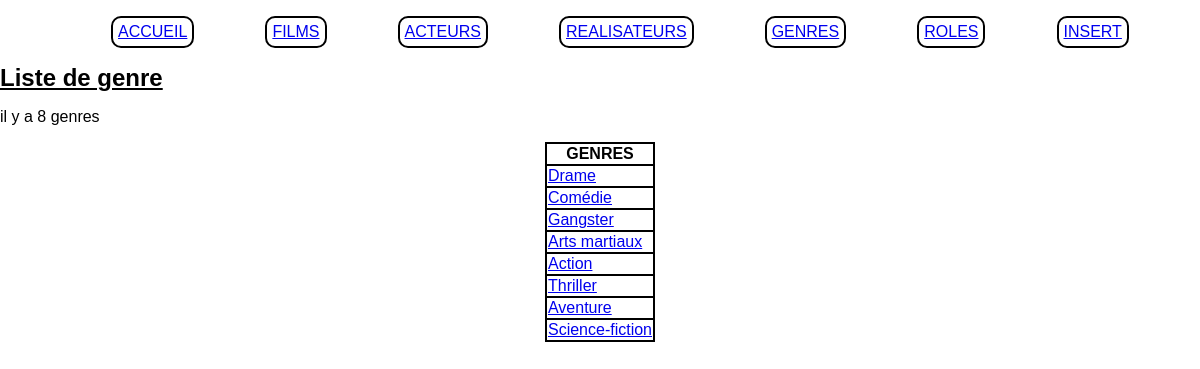
The page /index.php?action=listGenre on the database its author committed.
### tables this page shows
CREATE TABLE IF NOT EXISTS `genre` (
  `id_genre` int(11) NOT NULL AUTO_INCREMENT,
  `nom_genre` varchar(50) NOT NULL,
  PRIMARY KEY (`id_genre`)
);

### controller/CinemaController.php (called while the page is built, shortened)
<?php
class CinemaController {
    public function listGenre() {
        $pdo = Connect::seConnecter();
        $requete = $pdo->query("
        SELECT id_genre, nom_genre
        FROM genre "
        );
        require "view/listGenre.php";
    }
}

### view/listGenre.php (the view, shortened to what this page needs)
<p>il y a <?= $requete->rowCount() ?> genres</p>
<table>
    <thead>
        <tr>
            <th>GENRES</th>
        </tr>
    </thead>
    <tbody>
        <?php
            foreach ($requete->fetchAll() as $detailGenres) { ?>
                <tr>
                    <td><a href="index.php?action=detailGenres&id=<?= $detailGenres["id_genre"] ?>"><?= $detailGenres["nom_genre"] ?></a></td>
                </tr>
            <?php } ?>
    </tbody>
</table>
<?php
require "view/template.php";

### public/CSS/style.css (style rules this page uses)
* { box-sizing: border-box; }
body { margin: 0; font-size: 16px; font-family: Arial, sans-serif; margin: 0 auto; background-color: white; }
th,td { border: 2px solid black; justify-content: center; }
table { margin: auto; border-collapse: collapse; justify-content: center; }

### rows shown on the page
genre: nom_genre "Drame"
genre: nom_genre "Comédie"
genre: nom_genre "Gangster"
genre: nom_genre "Arts martiaux"
genre: nom_genre "Action"
genre: nom_genre "Thriller"
genre: nom_genre "Aventure"
genre: nom_genre "Science-fiction"

### other values the page prints
$titre_secondaire "Liste de genre"
$requete->rowCount() "8"
